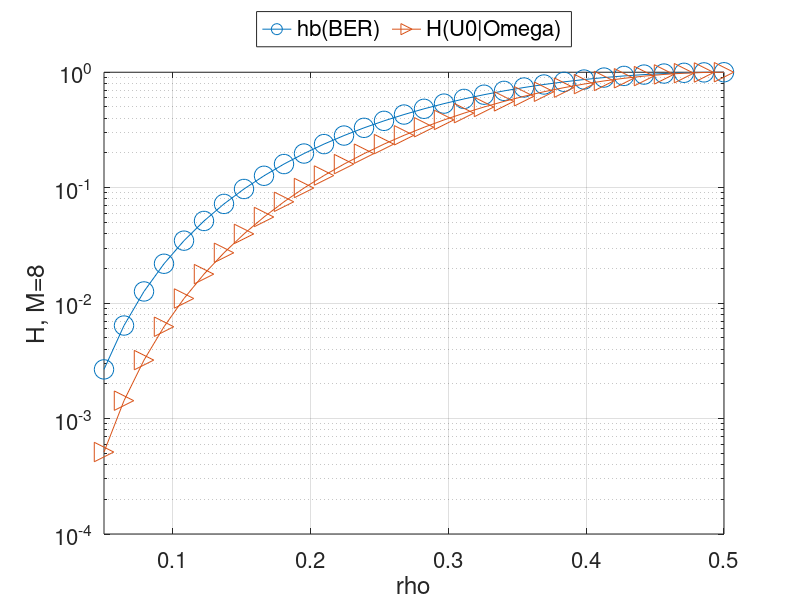

The MATLAB script that drew this image:
U=[2.666994e-03	6.394849e-03	1.262436e-02	2.192299e-02	3.475856e-02	5.148537e-02	7.233830e-02	9.743242e-02	1.267668e-01	1.602308e-01	1.976128e-01	2.386096e-01	2.828375e-01	3.298430e-01	3.791146e-01	4.300940e-01	4.821870e-01	5.347757e-01	5.872275e-01	6.389070e-01	6.891844e-01	7.374453e-01	7.830993e-01	8.255873e-01	8.643897e-01	8.990318e-01	9.290909e-01	9.542001e-01	9.740535e-01	9.884095e-01	9.970936e-01	1.000000e+00	];
V=[5.129351e-04	1.428968e-03	3.209267e-03	6.244856e-03	1.096714e-02	1.782930e-02	2.728753e-02	3.978254e-02	5.572195e-02	7.546368e-02	9.930082e-02	1.274479e-01	1.600291e-01	1.970679e-01	2.384789e-01	2.840616e-01	3.334954e-01	3.863385e-01	4.420263e-01	4.998748e-01	5.590847e-01	6.187485e-01	6.778620e-01	7.353382e-01	7.900268e-01	8.407395e-01	8.862817e-01	9.254929e-01	9.572972e-01	9.807595e-01	9.951496e-01	1.000000e+00	];
X=[5.000000e-02	6.451613e-02	7.903226e-02	9.354839e-02	1.080645e-01	1.225806e-01	1.370968e-01	1.516129e-01	1.661290e-01	1.806452e-01	1.951613e-01	2.096774e-01	2.241935e-01	2.387097e-01	2.532258e-01	2.677419e-01	2.822581e-01	2.967742e-01	3.112903e-01	3.258064e-01	3.403226e-01	3.548387e-01	3.693548e-01	3.838710e-01	3.983871e-01	4.129032e-01	4.274194e-01	4.419355e-01	4.564516e-01	4.709677e-01	4.854839e-01	5.000000e-01	];
h=figure(1);
hp=semilogy(X,U,'o-',X,V,'>-');
set(hp,'markersize',14);
grid on;
hx=xlabel('rho');
hy=ylabel('H, M=8');
xlim([min(X),max(X)]);
hl = legend('hb(BER)','H(U0|Omega)');
legend (hl, 'location', 'northoutside', 'orientation', 'horizontal');
ha = gca(); 
FONTSIZE=16;
set(hx,'fontsize',FONTSIZE);
set(hy,'fontsize',FONTSIZE);
set(ha,'fontsize',FONTSIZE);
set(hl,'fontsize',FONTSIZE);
refresh();
saveas (h,'outdata/M008_hbceo.eps');


